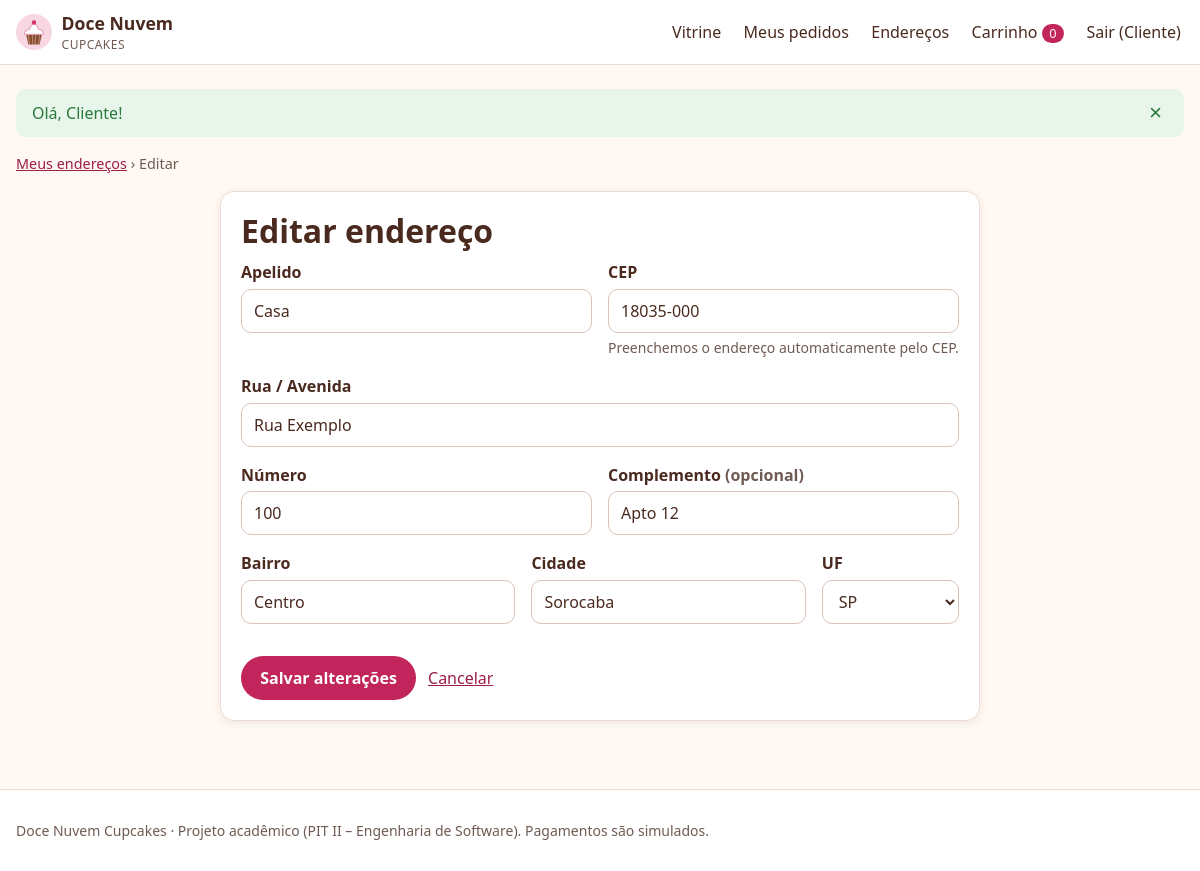
Page /enderecos/1/editar (signed in) on the committed database.
### tables this page shows
CREATE TABLE usuarios (
    id            INT UNSIGNED     NOT NULL AUTO_INCREMENT,
    nome          VARCHAR(100)     NOT NULL,
    email         VARCHAR(150)     NOT NULL,
    senha_hash    VARCHAR(255)     NOT NULL,
    perfil        ENUM('cliente','gerente') NOT NULL DEFAULT 'cliente',
    criado_em     DATETIME         NOT NULL DEFAULT CURRENT_TIMESTAMP,
    PRIMARY KEY (id),
    UNIQUE KEY uk_usuarios_email (email)
);

CREATE TABLE enderecos (
    id           INT UNSIGNED NOT NULL AUTO_INCREMENT,
    usuario_id   INT UNSIGNED NOT NULL,
    apelido      VARCHAR(30)  NOT NULL,
    cep          CHAR(8)      NOT NULL,
    logradouro   VARCHAR(120) NOT NULL,
    numero       VARCHAR(10)  NOT NULL,
    complemento  VARCHAR(60)  NULL,
    bairro       VARCHAR(60)  NOT NULL,
    cidade       VARCHAR(60)  NOT NULL,
    uf           CHAR(2)      NOT NULL,
    criado_em    DATETIME     NOT NULL DEFAULT CURRENT_TIMESTAMP,
    PRIMARY KEY (id),
    KEY idx_enderecos_usuario (usuario_id),
    CONSTRAINT fk_enderecos_usuario FOREIGN KEY (usuario_id) REFERENCES usuarios (id) ON DELETE CASCADE
);

### app/Core/View.php (called while the page is built, shortened)
<?php
final class View
{
    public static function render(string $view, array $data = [], ?string $layout = 'layouts/main'): string
    {
        $data['errors'] ??= Session::pullErrors();
        $data['old'] ??= Session::pullOld();
        $content = self::renderFile($view, $data);
        return self::renderFile($layout, $data + ['content' => $content]);
    }
    private static function renderFile(string $view, array $data): string
    {
        $file = APP_PATH . '/Views/' . $view . '.php';
        extract($data, EXTR_SKIP);
        try {
            require $file;
        } catch (\Throwable $e) {
            ob_end_clean();
            throw $e;
        }
        return (string) ob_get_clean();
    }
    public static function partial(string $view, array $data = []): string
    {
        return self::renderFile('partials/' . $view, $data);
    }
}

### app/Controllers/AddressController.php (called while the page is built, shortened)
<?php
final class AddressController extends Controller
{
    public function edit(int $id): void
    {
        $address = $this->owned($id);
        $this->view('enderecos/edit', ['title' => 'Editar endereço', 'address' => $address]);
    }
    private function owned(int $id): array
    {
        $address = (new Address())->findForUser($id, Auth::id());
        return $address;
    }
}

### public/index.php (called while the page is built, shortened)
<?php
require dirname(__DIR__) . '/app/bootstrap.php';
$request = Request::fromGlobals();
try {
    $router = new Router();
    $router->dispatch($request);
} catch (HttpException $e) {
    http_response_code($e->status);
    if ($request->wantsJson()) {
        header('Content-Type: application/json; charset=utf-8');
        echo json_encode(['erro' => $e->getMessage()], JSON_UNESCAPED_UNICODE);
    } else {
        echo View::render('errors/http', ['status' => $e->status, 'message' => $e->getMessage()]);
    }
} catch (Throwable $e) {
    $log = sprintf("[%s] %s: %s em %s:%d\n%s\n\n", date('Y-m-d H:i:s'), get_class($e), $e->getMessage(), $e->getFile(), $e->getLine(), $e->getTraceAsString());
    @file_put_contents(ROOT_PATH . '/storage/logs/app.log', $log, FILE_APPEND);
    http_response_code(500);
    $message = Config::bool('APP_DEBUG') ? $e->getMessage() : 'Algo deu errado do nosso lado. Já registramos o problema; tente novamente em instantes.';
    if ($request->wantsJson()) {
        header('Content-Type: application/json; charset=utf-8');
        echo json_encode(['erro' => $message], JSON_UNESCAPED_UNICODE);
    } else {
        try {
            echo View::render('errors/http', ['status' => 500, 'message' => $message]);
        } catch (Throwable) {
            echo '<h1>Erro 500</h1><p>' . e($message) . '</p>';
        }
    }
}

### app/Models/Model.php (called while the page is built, shortened)
<?php
abstract class Model
{
    protected PDO $db;
    public function __construct(?PDO $db = null)
    {
        $this->db = $db ?? Database::connection();
    }
    protected function fetch(string $sql, array $params = []): ?array
    {
        $stmt = $this->db->prepare($sql);
        $stmt->execute($params);
        $row = $stmt->fetch();
        return $row === false ? null : $row;
    }
}

### app/Core/Database.php (called while the page is built, shortened)
<?php
final class Database
{
    private static ?PDO $pdo = null;
    public static function connection(): PDO
    {
        if (self::$pdo === null) {
            $dsn = sprintf(
                'mysql:host=%s;port=%s;dbname=%s;charset=utf8mb4',
                Config::get('DB_HOST', '127.0.0.1'),
                Config::get('DB_PORT', '3306'),
                Config::get('DB_NAME', 'cupcakes')
            );
            self::$pdo = new PDO($dsn, Config::get('DB_USER', 'root'), Config::get('DB_PASS', ''), [
                PDO::ATTR_ERRMODE => PDO::ERRMODE_EXCEPTION,
                PDO::ATTR_DEFAULT_FETCH_MODE => PDO::FETCH_ASSOC,
                PDO::ATTR_EMULATE_PREPARES => false,
            ]);
        }
        return self::$pdo;
    }
}

### app/Models/Address.php (called while the page is built, shortened)
<?php
final class Address extends Model
{
    public function findForUser(int $id, int $userId): ?array
    {
        return $this->fetch('SELECT * FROM enderecos WHERE id = ? AND usuario_id = ?', [$id, $userId]);
    }
}

### app/bootstrap.php (called while the page is built, shortened)
<?php
spl_autoload_register(static function (string $class): void {
    $prefix = 'App\\';
    $relative = str_replace('\\', '/', substr($class, strlen($prefix)));
    $file = APP_PATH . '/' . $relative . '.php';
});
require APP_PATH . '/Core/helpers.php';

### app/Core/Session.php (called while the page is built, shortened)
<?php
final class Session
{
    public static function get(string $key, mixed $default = null): mixed
    {
        return $_SESSION[$key] ?? $default;
    }
    public static function pullFlash(): array
    {
        $messages = $_SESSION['_flash'] ?? [];
        return $messages;
    }
    public static function pullErrors(): array
    {
        $errors = $_SESSION['_errors'] ?? [];
        return $errors;
    }
    public static function pullOld(): array
    {
        $old = $_SESSION['_old'] ?? [];
        return $old;
    }
}

### app/Core/Auth.php (called while the page is built, shortened)
<?php
final class Auth
{
    private static ?array $cached = null;
    public static function user(): ?array
    {
        $id = Session::get('user_id');
        if (self::$cached === null || (int) self::$cached['id'] !== (int) $id) {
            self::$cached = (new User())->find((int) $id);
        }
        return self::$cached;
    }
    public static function id(): ?int
    {
        $user = self::user();
        return $user ? (int) $user['id'] : null;
    }
    public static function check(): bool
    {
        return self::user() !== null;
    }
}

### app/Core/Config.php (called while the page is built, shortened)
<?php
final class Config
{
    private static array $values = [];
    public static function get(string $key, ?string $default = null): ?string
    {
        $env = getenv($key);
        if ($env !== false) {
            return $env;
        }
        return self::$values[$key] ?? $default;
    }
}

### app/Models/User.php (called while the page is built, shortened)
<?php
final class User extends Model
{
    public function find(int $id): ?array
    {
        return $this->fetch('SELECT id, nome, email, perfil, criado_em FROM usuarios WHERE id = ?', [$id]);
    }
}

### app/Core/Middleware.php (called while the page is built, shortened)
<?php
final class Middleware
{
    public static function run(string $name, Request $request): void
    {
        match ($name) {
            'auth' => self::auth($request),
            'gerente' => self::manager($request),
            'csrf' => self::csrf($request),
            default => throw new \InvalidArgumentException("Middleware desconhecido: {$name}"),
        };
    }
    private static function auth(Request $request): void
    {
        if (Auth::check()) {
            return;
        }
    }
}

### app/Core/helpers.php (called while the page is built, shortened)
<?php
function e(mixed $value): string
{
    return htmlspecialchars((string) $value, ENT_QUOTES | ENT_SUBSTITUTE, 'UTF-8');
}
function url(string $path = '/'): string
{
    $base = rtrim((string) Config::get('BASE_PATH', ''), '/');
    return $base . '/' . ltrim($path, '/');
}
function asset(string $path): string
{
    return url('assets/' . ltrim($path, '/'));
}
function format_cep(string $cep): string
{
    return strlen($cep) === 8 ? substr($cep, 0, 5) . '-' . substr($cep, 5) : $cep;
}

### app/Services/Cart.php (called while the page is built, shortened)
<?php
final class Cart
{
    private array $lines;
    public function __construct(array &$storage)
    {
        $storage['cart'] ??= [];
        $this->lines = &$storage['cart'];
    }
    public static function fromSession(): self
    {
        return new self($_SESSION);
    }
    public function count(): int
    {
        return array_sum(array_column($this->lines, 'quantidade'));
    }
}

### app/Views/partials/address-fields.php (the view, shortened to what this page needs)
<?php
$v = static fn (string $k) => e($values[$k] ?? '');
$ufs = ['AC','AL','AP','AM','BA','CE','DF','ES','GO','MA','MT','MS','MG','PA','PB','PR','PE','PI','RJ','RN','RS','RO','RR','SC','SP','SE','TO'];
?>
<div class="grid-2">
    <div class="field">
        <label for="apelido">Apelido</label>
        <input id="apelido" name="apelido" maxlength="30" placeholder="Casa, Trabalho..." value="<?= $v('apelido') ?>" required>
    </div>
    <div class="field">
        <label for="cep">CEP</label>
        <input id="cep" name="cep" inputmode="numeric" maxlength="9" placeholder="00000-000" value="<?= isset($values['cep']) ? e(format_cep($values['cep'])) : '' ?>" data-cep-lookup required aria-describedby="cep-status">
        <p id="cep-status" class="hint" aria-live="polite">Preenchemos o endereço automaticamente pelo CEP.</p>
    </div>
</div>
<div class="field">
    <label for="logradouro">Rua / Avenida</label>
    <input id="logradouro" name="logradouro" maxlength="120" autocomplete="address-line1" value="<?= $v('logradouro') ?>" required>
</div>
<div class="grid-2">
    <div class="field">
        <label for="numero">Número</label>
        <input id="numero" name="numero" maxlength="10" value="<?= $v('numero') ?>" required>
    </div>
    <div class="field">
        <label for="complemento">Complemento <span class="muted">(opcional)</span></label>
        <input id="complemento" name="complemento" maxlength="60" value="<?= $v('complemento') ?>">
    </div>
</div>
<div class="grid-3">
    <div class="field">
        <label for="bairro">Bairro</label>
        <input id="bairro" name="bairro" maxlength="60" value="<?= $v('bairro') ?>" required>
    </div>
    <div class="field">
        <label for="cidade">Cidade</label>
        <input id="cidade" name="cidade" maxlength="60" autocomplete="address-level2" value="<?= $v('cidade') ?>" required>
    </div>
    <div class="field">
        <label for="uf">UF</label>
        <select id="uf" name="uf" required>
            <?php foreach ($ufs as $uf): ?>
                <option value="<?= $uf ?>" <?= ($values['uf'] ?? '') === $uf ? 'selected' : '' ?>><?= $uf ?></option>
            <?php endforeach; ?>
        </select>
    </div>
</div>

### app/Core/Router.php (shortened to what this page needs)
<?php
final class Router
{
    private array $routes = [];
    private function add(string $method, string $path, string $handler, array $middleware): void
    {
        $this->routes[] = compact('method', 'pattern', 'handler', 'middleware');
    }
    public function dispatch(Request $request): void
    {
        $pathMatched = false;
        foreach ($this->routes as $route) {
            if (!preg_match($route['pattern'], $request->path, $matches)) {
                continue;
            }
            $pathMatched = true;
            foreach ($route['middleware'] as $middleware) {
                Middleware::run($middleware, $request);
            }
            $params = array_map('intval', array_filter($matches, 'is_string', ARRAY_FILTER_USE_KEY));
            [$controllerName, $action] = explode('@', $route['handler']);
            $controller = new $class($request);
            $controller->{$action}(...array_values($params));
            return;
        }
        throw new HttpException($pathMatched ? 405 : 404);
    }
}

### app/Views/layouts/main.php (shortened to what this page needs)
<?php
$user = Auth::user();
$cartCount = Cart::fromSession()->count();
$current = parse_url($_SERVER['REQUEST_URI'] ?? '/', PHP_URL_PATH);
?>
<!doctype html>
<html lang="pt-BR">
<head>
    <link rel="stylesheet" href="<?= asset('css/app.css') ?>">
</head>
<body data-base="<?= e(url('/')) ?>">
<header class="site-header">
    <div class="container header-inner">
        <a class="brand" href="<?= url('/') ?>">
            <img src="<?= asset('img/logo.svg') ?>" alt="" width="36" height="36">
            <span>Doce Nuvem <small>Cupcakes</small></span>
        </a>
        <nav id="menu-principal" class="main-nav" aria-label="Principal">
            <a href="<?= url('/') ?>" <?= $current === url('/') ? 'aria-current="page"' : '' ?>>Vitrine</a>
            <?php if ($user): ?>
                <a href="<?= url('pedidos') ?>">Meus pedidos</a>
                <a href="<?= url('enderecos') ?>">Endereços</a>
            <?php endif; ?>
            <a href="<?= url('carrinho') ?>" class="nav-cart">
                Carrinho <span class="badge" aria-label="<?= $cartCount ?> itens"><?= $cartCount ?></span>
            </a>
            <?php if ($user): ?>
                <form method="post" action="<?= url('logout') ?>" class="inline-form">
                    <button type="submit" class="link-button">Sair (<?= e(explode(' ', $user['nome'])[0]) ?>)</button>
                </form>
            <?php else: ?>
                <a href="<?= url('login') ?>">Entrar</a>
                <a href="<?= url('cadastro') ?>" class="btn btn-small">Criar conta</a>
            <?php endif; ?>
        </nav>
    </div>
</header>
<main id="conteudo" class="container">
    <?= App\Core\View::partial('flash', ['messages' => Session::pullFlash()]) ?>
    <?= $content ?>
</main>
<footer class="site-footer">
    <div class="container">
        <p>Doce Nuvem Cupcakes · Projeto acadêmico (PIT II – Engenharia de Software). Pagamentos são simulados.</p>
    </div>
</footer>
</body>
</html>

### rows in the picture
usuarios: nome "Cliente"
enderecos: apelido "Casa", cep "18035-000", logradouro "Rua Exemplo", numero "100", complemento "Apto 12", bairro "Centro", cidade "Sorocaba", uf "SP"

### other values in the picture
$flash['message'] "Olá, Cliente!"
